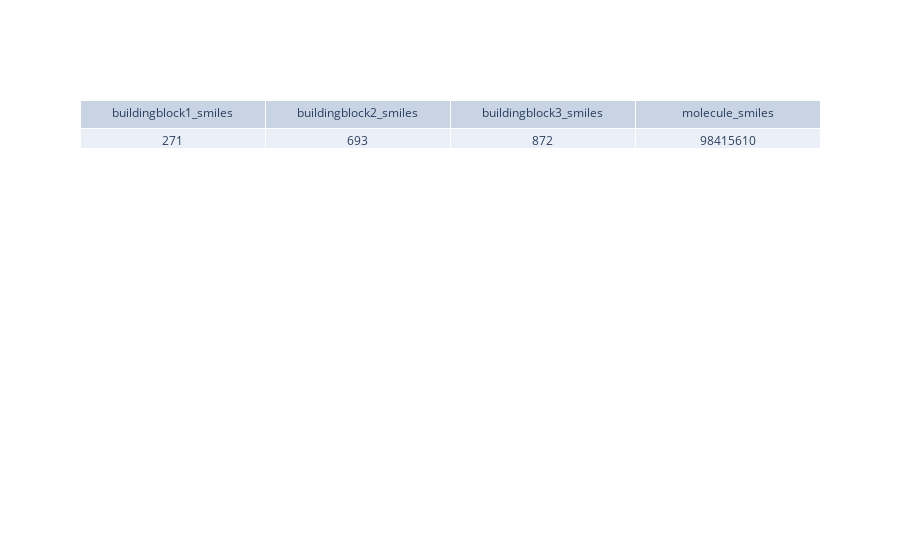

The notebook cell this image was saved under:
### Code cell
import plotly
import plotly.graph_objects as go

# Datos de las variables
header = ['buildingblock1_smiles', 'buildingblock2_smiles', 'buildingblock3_smiles', 'molecule_smiles']
values = [[bloque1_seh], [bloque2_seh], [bloque3_seh], [moleculas_seh]]

# Crear tabla con plotly
fig = go.Figure(data=[go.Table(header=dict(values=header),
                               cells=dict(values=values))])

# Mostrar la tabla
fig.show()

### Figure 1 — Plotly figure (JSON) as saved in the notebook; plotly's stock layout.template omitted (floating-point values rounded to 4 significant figures)
{"data": [{"cells": {"values": [[271], [693], [872], [98415610]]}, "header": {"values": ["buildingblock1_smiles", "buildingblock2_smiles", "buildingblock3_smiles", "molecule_smiles"]}, "type": "table"}], "layout": {}}
